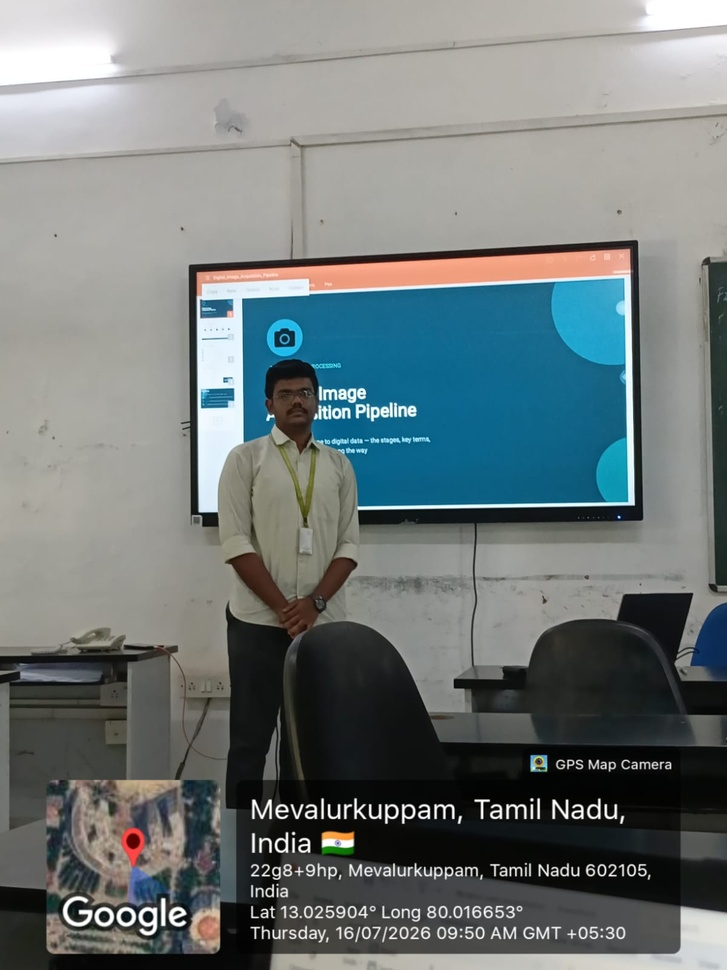
#> input picture Assement Co1/C01 AT  03-techincal presnation.jpeg, 727 x 970 px, shrunk from 1200 x 1600 before the run
$ python ex_10.py
#> lines starting #> are read from the running program, lines starting #| are printed output that depends on the picture
### exp/local_io.py
"""Local file input helpers (replaces Google Colab upload)."""

import sys
from pathlib import Path

IMAGE_EXTENSIONS = {".jpg", ".jpeg", ".png", ".bmp", ".webp", ".tif", ".tiff"}
VIDEO_EXTENSIONS = {".mp4", ".avi", ".mov", ".mkv", ".webm"}


def get_path(prompt: str, allowed_extensions: set[str] | None = None) -> str:
#> called with prompt = 'Enter image path: '
    if len(sys.argv) > 1:
        path = sys.argv[1]
    else:
        path = input(prompt).strip()
#> the answer given: ../Assement Co1/C01 AT  03-techincal presnation.jpeg

    resolved = Path(path).expanduser().resolve()
    if not resolved.exists():
        raise FileNotFoundError(f"File not found: {path}")

    if allowed_extensions and resolved.suffix.lower() not in allowed_extensions:
        exts = ", ".join(sorted(allowed_extensions))
        raise ValueError(f"Expected one of [{exts}], got '{resolved.suffix}'")

    return str(resolved)


def get_image_path() -> str:
    return get_path("Enter image path: ", IMAGE_EXTENSIONS)


def get_video_path() -> str:
    return get_path("Enter video path: ", VIDEO_EXTENSIONS)

### exp/ex_10.py
# -*- coding: utf-8 -*-
"""ex-10: Rotate image 90° clockwise (OpenCV)."""

import cv2
import matplotlib.pyplot as plt
from local_io import get_image_path

image_path = get_image_path()
print(f"Using file: {image_path}")

image = cv2.imread(image_path)
#> image is the input picture: shape (970, 727, 3); mean B, G, R 121.1, 121, 112.7
if image is None:
    raise ValueError(f"Could not read image from '{image_path}'.")

rot_90 = cv2.rotate(image, cv2.ROTATE_90_CLOCKWISE)
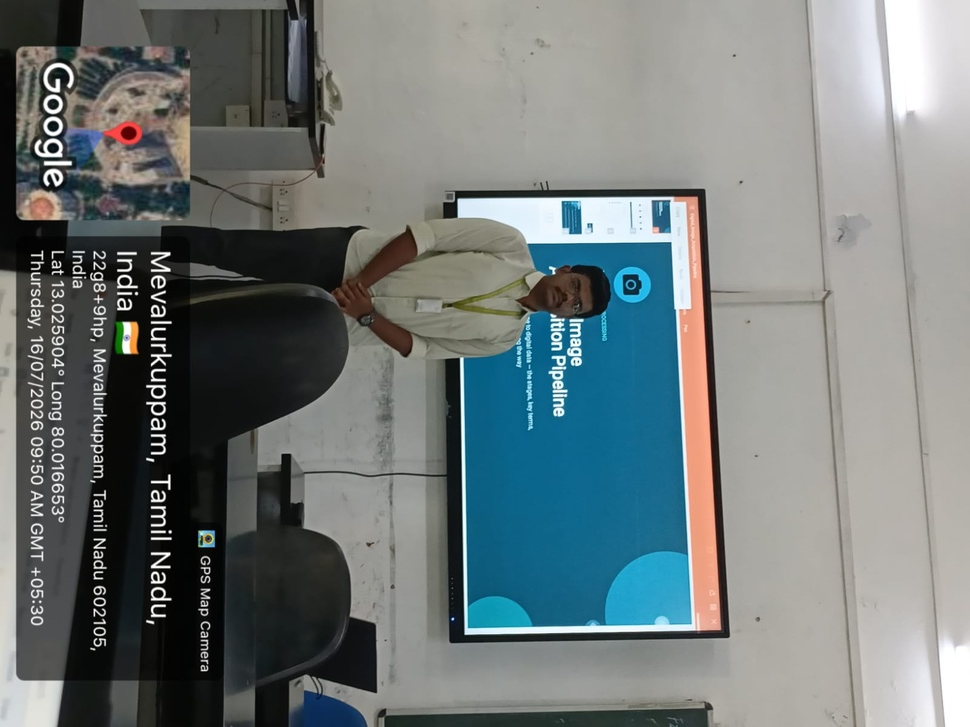
#> rot_90: shape (727, 970, 3); mean B, G, R 121.1, 121, 112.7

image_rgb = cv2.cvtColor(image, cv2.COLOR_BGR2RGB)
rot_90_rgb = cv2.cvtColor(rot_90, cv2.COLOR_BGR2RGB)

fig, axes = plt.subplots(1, 2, figsize=(10, 5))
axes[0].imshow(image_rgb)
axes[0].set_title("Original")
axes[0].axis("off")
axes[1].imshow(rot_90_rgb)
axes[1].set_title("90° clockwise")
axes[1].axis("off")
plt.tight_layout()
plt.show()
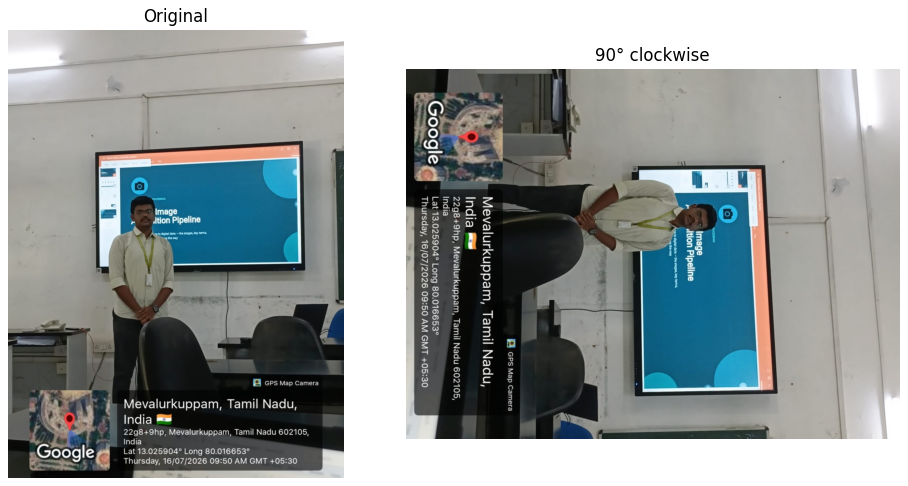
#> figure drawn by matplotlib, 2 panels
